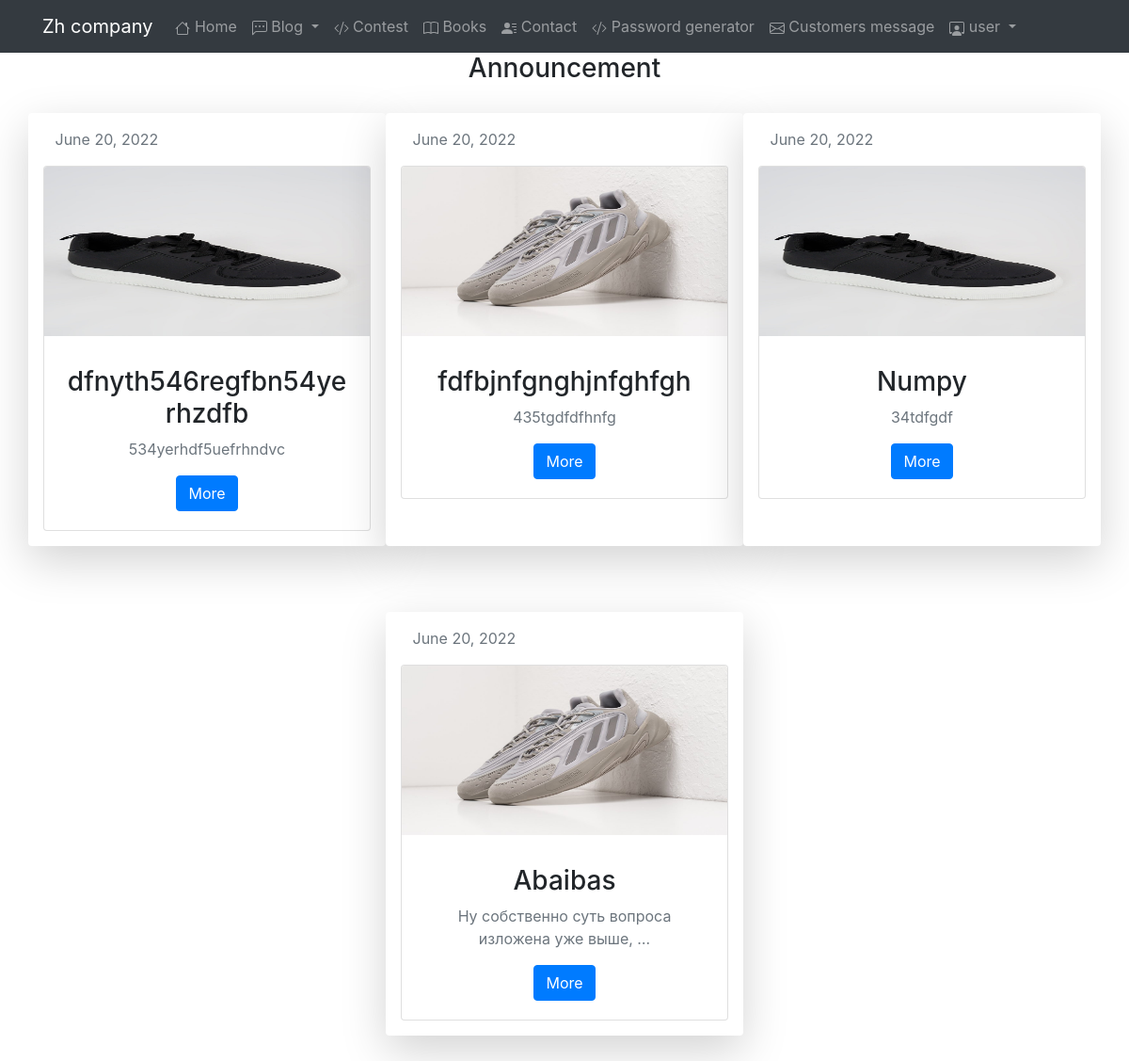
The app's page / (signed in), older data.
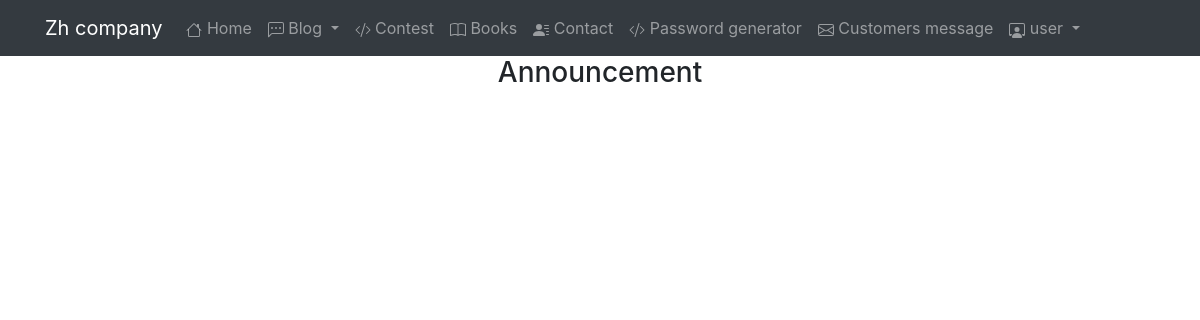
The same page, newer data.
### post/models.py (models this page shows, shortened)
class Project(models.Model):
    title = models.CharField(max_length = 200)
    description = models.TextField(max_length=300)
    image = models.ImageField(upload_to = 'post/image')
    url = models.URLField(blank = True)
    author = models.ForeignKey(User, on_delete=models.CASCADE)
    date = models.DateField(auto_now_add=True)
    class Meta:
        ordering = ['-id']

### post/views.py (the view)
# urls.py: path('', views.HomeView.as_view(), name = 'home'),
class HomeView(ListView):
    model = Project
    template_name: str = 'post/main.html'
    context_object_name = 'Projects'

### post/templates/post/main.html (shortened to what this page needs)
{% extends 'blog/base.html' %}
{% block content %}
      <h3>Announcement</h3>
    <div class="row d-flex justify-content-around">
    {% for project in Projects %}
        <div class="col-lg-4 col-sm-6 mb-3 shadow-lg p-3 mb-5 bg-white rounded" style="margin-top: 2%;">
          <ul class="list-inline text-left">
            <li class="list-inline-item text-muted">{{project.date}}</li>
        </ul>
          <div class="card">
            <img class="card-img-top" src="{{ project.image.url }}" width="260" height="180" alt="Card image cap">
            <div class="card-body">
              <h5 class="card-title"><h3>{{project.title}}</h3></h5>
              <p class="card-text text-muted">{{ project.description|truncatewords:7 }}</p>
              <a href="{% url 'details-project' pk=project.id %}" class="btn btn-primary">More</a>
            </div>
          </div>
        </div>
      {% if forloop.counter|divisibleby:3  %}
        </div>
      <div class="row d-flex justify-content-around">
      {% endif %}
    {% endfor %}
    </div>
{% endblock %}

### blog/templates/blog/base.html (shortened to what this page needs)
<!DOCTYPE html>
<html lang="en">
<head>
    <link rel="stylesheet" href="https://cdn.jsdelivr.net/npm/bootstrap@4.5.3/dist/css/bootstrap.min.css">
</head>
<body>
    {% load static %}
    <nav class="navbar navbar-expand-lg navbar-dark bg-dark">
        <div class="container">
            <a class="navbar-brand" href="{% url 'home' %}">Zh company</a>
            <div class="collapse navbar-collapse" id="navbarNavDropdown">
                <ul class="navbar-nav">
                    <li class="nav-item">
                    <a class="nav-link" href="{% url 'home' %}">        Home</a>
                    </li>
                    <li class="nav-item dropdown">
                      <a class="nav-link dropdown-toggle" href="#" id="navbarDropdownMenuLink" data-toggle="dropdown" aria-haspopup="true" aria-expanded="false">
                            Blog
                      </a>
                      </li>
                    <li class="nav-item">
                      <a class="nav-link" href="{% url 'all-contest' %}">   Contest</a>
                      </li>
                      <li class="nav-item">
                        <a class="nav-link" href="{% url 'book-list' %}">   Books</a>
                        </li>
                    <li class="nav-item">
                    <a class="nav-link" href="{% url 'contact' %}">     Contact</a>
                    </li>
                    <li class="nav-item">
                        <a class="nav-link" href="{% url 'password-generator' %}">    Password generator</a>
                        </li>
                    {% if user.is_staff %}
                    <li class="nav-item">
                        <a class="nav-link" href="{% url 'customer-messages' %}">    Customers message</a>
                    </li>
                    {% endif %}
                    {% if user.is_authenticated %}
                        <li class="nav-item dropdown">
                        <a class="nav-link dropdown-toggle" href="#" id="navbarDropdownMenuLink" data-toggle="dropdown" aria-haspopup="true" aria-expanded="false">
                                    {{ user.username }}
                        </a>
                        </li>
                    {% endif %}
                </ul>
            </div>
        </div>
      </nav>
        <div class="container text-center">
        {% block content %}
        {% endblock %}
        </div>
</body>
</html>

Row changes from the older to the newer data that the page shows:
removed Project: date "June 20, 2022", image (picture), title "dfnyth546regfbn54yerhzdfb", description "534yerhdf5uefrhndvc"
removed Project: date "June 20, 2022", image (picture), title "fdfbjnfgnghjnfghfgh", description "435tgdfdfhnfg"
removed Project: date "June 20, 2022", image (picture), title "Numpy", description "34tdfgdf"
removed Project: date "June 20, 2022", image (picture), title "Abaibas", description "Ну собственно суть вопроса изложена уже выше, …"
